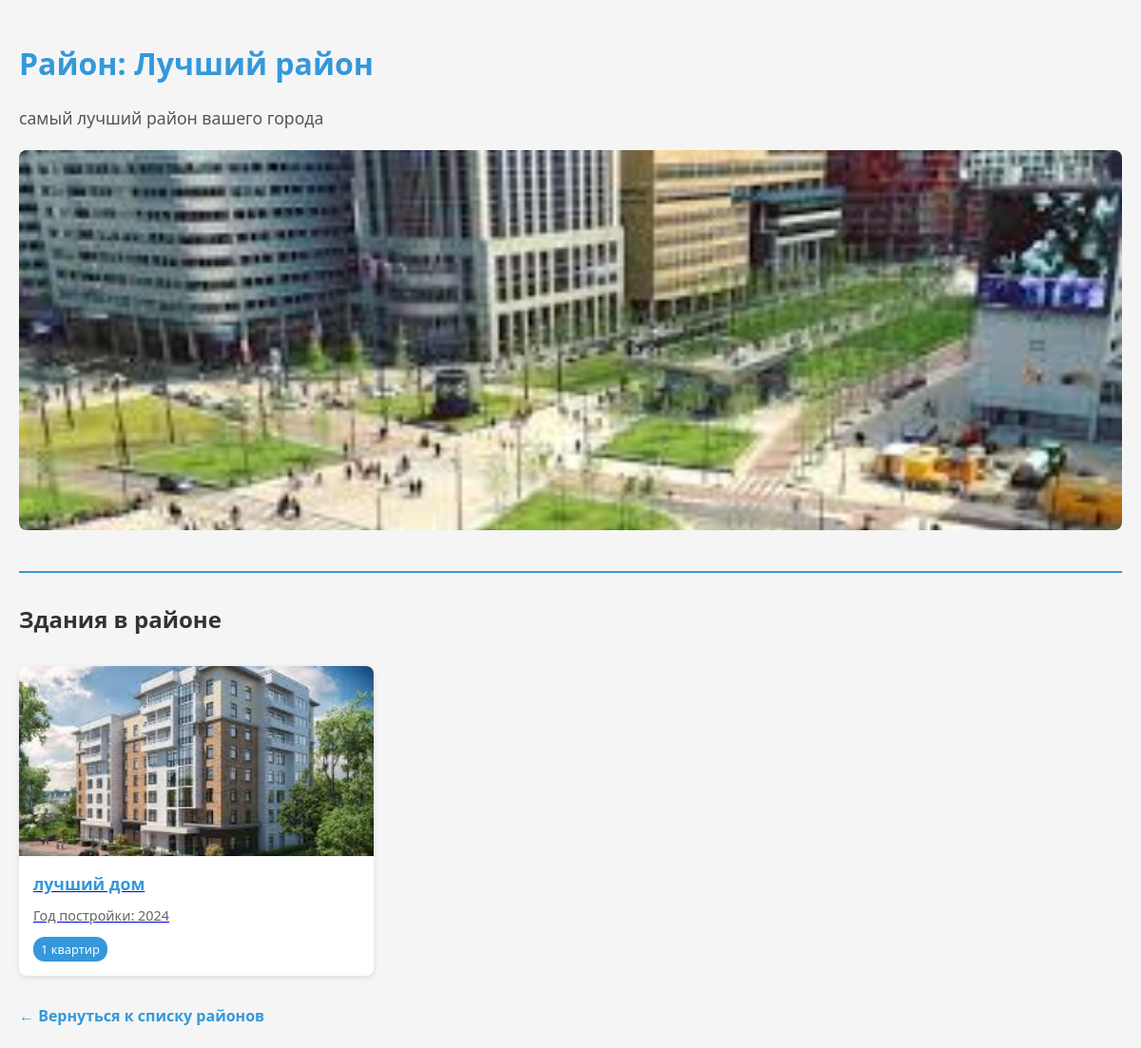
Screenshot of /apartments/district/1/ with the database file from the repository.
### diplomapp/models.py (models this page shows, shortened)
class District(models.Model):
    name = models.CharField(max_length=100)
    description = models.TextField()
    image = models.ImageField(upload_to='districts/', null=True, blank=True)

class Building(models.Model):
    address = models.CharField(max_length=200)
    district = models.ForeignKey(District, on_delete=models.CASCADE)
    year_built = models.IntegerField()
    image = models.ImageField(upload_to='buildings/', null=True, blank=True)

### diplomapp/views.py (the view)
# urls.py: path('district/<int:pk>/', views.district_detail, name='district_detail'),
def district_detail(request, pk):
    district = get_object_or_404(District, pk=pk)
    buildings = Building.objects.filter(district=district)
    return render(request, 'diplomapp/district_detail.html', {
        'district': district,
        'buildings': buildings
    })

### diplomapp/templates/diplomapp/district_detail.html (shortened to what this page needs)
<!DOCTYPE html>
<html lang="ru">
<head>
</head>
<body>
    <header>
        <h1>Район: {{ district.name }}</h1>
        {% if district.description %}
        <p class="district-description">{{ district.description }}</p>
        {% endif %}
        {% if district.image %}
        <img src="{{ district.image.url }}" alt="{{ district.name }}" class="district-image">
        {% endif %}
    </header>
    <section>
        <h2>Здания в районе</h2>
        <div class="building-grid">
            {% for building in buildings %}
            <div class="building-card">
                <a href="{% url 'building_detail' building.pk %}">
                    <div class="building-image-container">
                        {% if building.image %}
                        <img src="{{ building.image.url }}" alt="{{ building.address }}" class="building-image">
                        {% else %}
                        <div class="no-image">Фото здания отсутствует</div>
                        {% endif %}
                    </div>
                    <div class="building-info">
                        <div class="building-address">{{ building.address }}</div>
                        <div class="building-year">Год постройки: {{ building.year_built }}</div>
                        <span class="apartments-count">{{ building.apartment_set.count }} квартир</span>
                    </div>
                </a>
            </div>
            {% empty %}
            <p>В этом районе пока нет зданий</p>
            {% endfor %}
        </div>
    </section>
    <a href="{% url 'district_list' %}" class="back-link">← Вернуться к списку районов</a>
</body>
</html>

### diplomapp/templates/diplomapp/district_detail.html (style rules this page uses)
:root { --primary-color: #3498db; --secondary-color: #2980b9; --text-color: #333; --light-gray: #f5f5f5; --border-radius: 8px; --box-shadow: 0 2px 6px rgba(0, 0, 0, 0.1); }
body { font-family: 'Segoe UI', Tahoma, Geneva, Verdana, sans-serif; line-height: 1.6; color: var(--text-color); max-width: 1200px; margin: 0 auto; padding: 20px; background-color: var(--light-gray); }
header { margin-bottom: 30px; padding-bottom: 15px; border-bottom: 2px solid var(--primary-color); }
h1 { color: var(--primary-color); margin-bottom: 10px; }
.district-description { font-size: 1.1em; color: #555; margin-bottom: 20px; }
.district-image { width: 100%; max-height: 400px; object-fit: cover; border-radius: var(--border-radius); margin-bottom: 20px; }
.building-grid { display: grid; grid-template-columns: repeat(auto-fill, minmax(320px, 1fr)); gap: 20px; margin-top: 30px; }
.building-card { background: white; border-radius: var(--border-radius); overflow: hidden; box-shadow: var(--box-shadow); }
.building-image-container { height: 200px; overflow: hidden; }
.building-image { width: 100%; height: 100%; object-fit: cover; }
.building-info { padding: 15px; }
.building-address { font-weight: bold; font-size: 1.1em; margin-bottom: 8px; color: var(--primary-color); }
.building-year { color: #666; font-size: 0.9em; margin-bottom: 10px; }
.apartments-count { background-color: var(--primary-color); color: white; padding: 3px 8px; border-radius: 12px; font-size: 0.8em; display: inline-block; }
.back-link { display: inline-block; margin-top: 30px; color: var(--primary-color); text-decoration: none; font-weight: bold; }

### rows the page displays
District: name "Лучший район", description "самый лучший район вашего города", image (picture)
Building: image (picture), address "лучший дом", year_built "2024", apartment_set.count "1"
